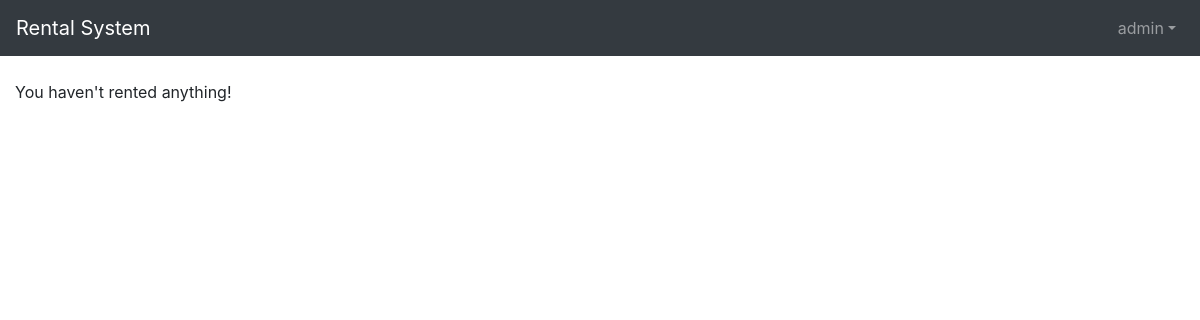
Before: /rented/ (signed in) with the older database file.
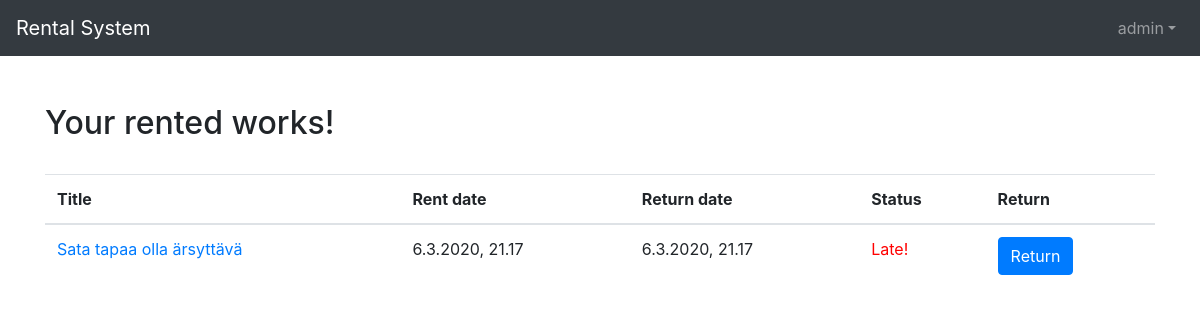
After: the same page with the newer database file.
### rental_system/models.py (models this page shows, shortened)
class RentedWork(models.Model):
    user = models.ForeignKey(User, on_delete=models.CASCADE, default=1)
    rented_work = models.ForeignKey(Work, on_delete=models.CASCADE)
    rent_date = models.DateTimeField(auto_now_add=True)
    return_date = models.DateTimeField()
    returned = models.BooleanField(default=False)
    date_returned = models.DateTimeField(null=True)
    @property
    def is_late(self):
        return timezone.now() > self.return_date

class Work(models.Model):
    creators = models.ManyToManyField(Creator)
    type = models.ForeignKey(Type, on_delete=models.CASCADE)
    genres = models.ManyToManyField(Genre)
    publishers = models.ManyToManyField(Publisher, null=True, blank=True)
    title = models.CharField(max_length=200)
    desc = models.TextField(max_length=500)
    pub_date = models.IntegerField(
        default=2020,
        validators=[
            MaxValueValidator(datetime.date.today().year),
            MinValueValidator(1800)
        ]
    )
    def __str__(self):
        return self.title

### rental_system/views.py (the view)
# urls.py: path('rented/', views.rented, name='rented'),
@login_required
def rented(request):
    current_user = request.user
    rented = list(RentedWork.objects.filter(user_id = current_user.id, returned = False))
    return render(request, 'rental_system/rented.html', {'rented': rented})

### rental_system/templates/rental_system/rented.html (shortened to what this page needs)
{% extends 'base.html' %}
{% block content %}
{% load static %}
<link rel="stylesheet" href="{% static 'rented.css' %}">
<link rel="stylesheet" href="{% static 'darkmode.css' %}">
{% load tz %}
{% get_current_timezone as TIME_ZONE %}
{% if rented %}
<div class="container">
    <div class="table-responsive-lg">
        <br>
        <h2>Your rented works!</h2>
        <br>
        <table class="table">
            <thead>
                <tr>
                    <th>Title</th>
                    <th>Rent date</th>
                    <th>Return date</th>
                    <th>Status</th>
                    <th>Return</th>
                </tr>
            </thead>
            <tbody>
                {% for item in rented %}
                {% if not item.returned %}
                <tr>
                    {% timezone "Europe/Helsinki" %}
                    <td><a href="{% url 'work' item.rented_work.id %}">{{ item.rented_work }}</a></td>
                    <td>{{ item.rent_date | date:"j.n.Y, G.i"}}</td>
                    <td>{{ item.return_date | date:"j.n.Y, G.i"}}</td>
                    {% if item.is_late %}
                    <td style="color: red;">Late!</td>
                    {% else %}
                    <td style="color: #4BB543">Good!</td>
                    {% endif %}
                    <td><a href="{% url 'return_work' item.rented_work.id %}" class="btn btn-primary">Return</a></td>
                    {% endtimezone %}
                </tr>
                {% endif %}
                {% endfor %}
            </tbody>
        </table>
    </div>
</div>
{% else %}
<tr><td>You haven't rented anything!</td></tr>
{% endif %}
{% endblock %}

Changed rows visible on the page:
added RentedWork: rented_work "Sata tapaa olla ärsyttävä", rent_date "6.3.2020, 21.17", return_date "6.3.2020, 21.17", shows "Late!"
Other visible differences:
text no longer shown: "You haven't rented anything!"
text now shown: "Your rented works! Title Rent date Return date Status Return"
